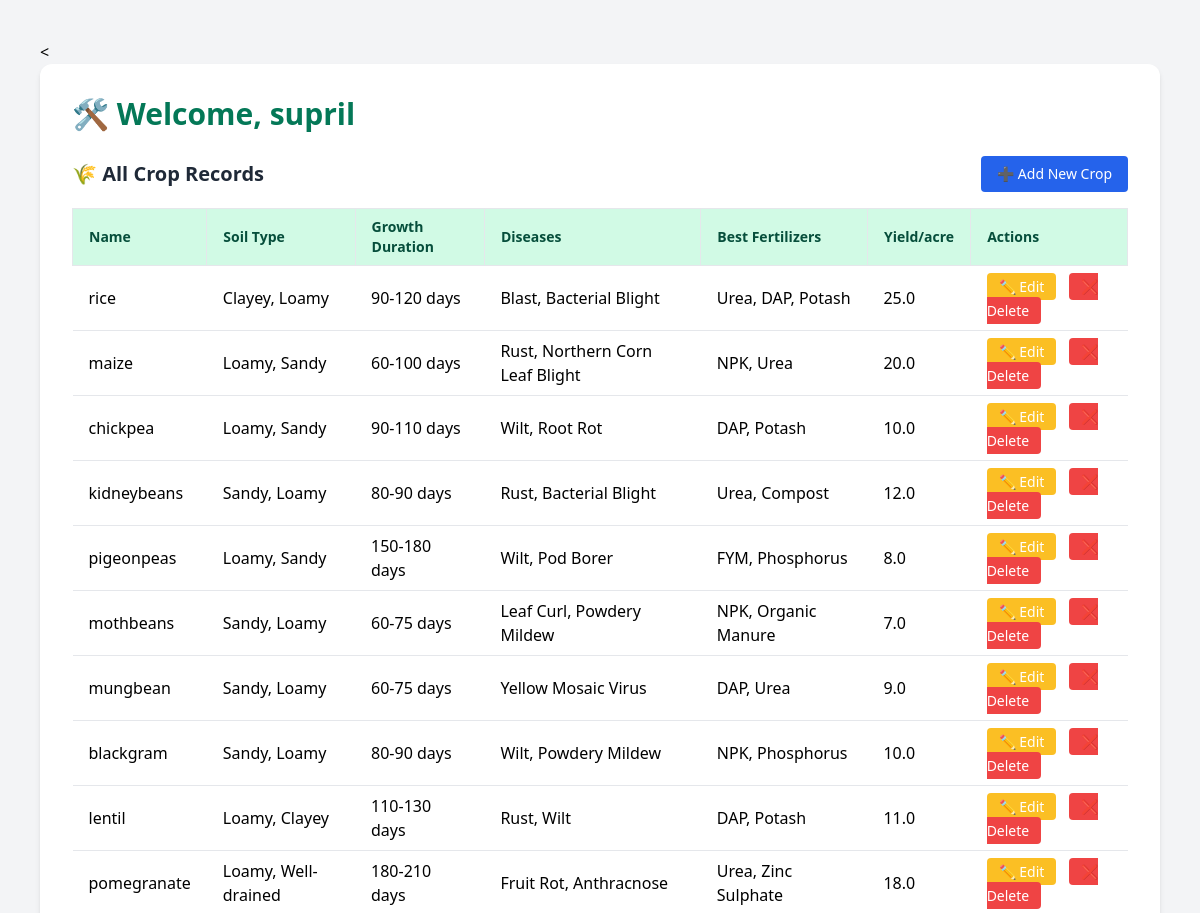
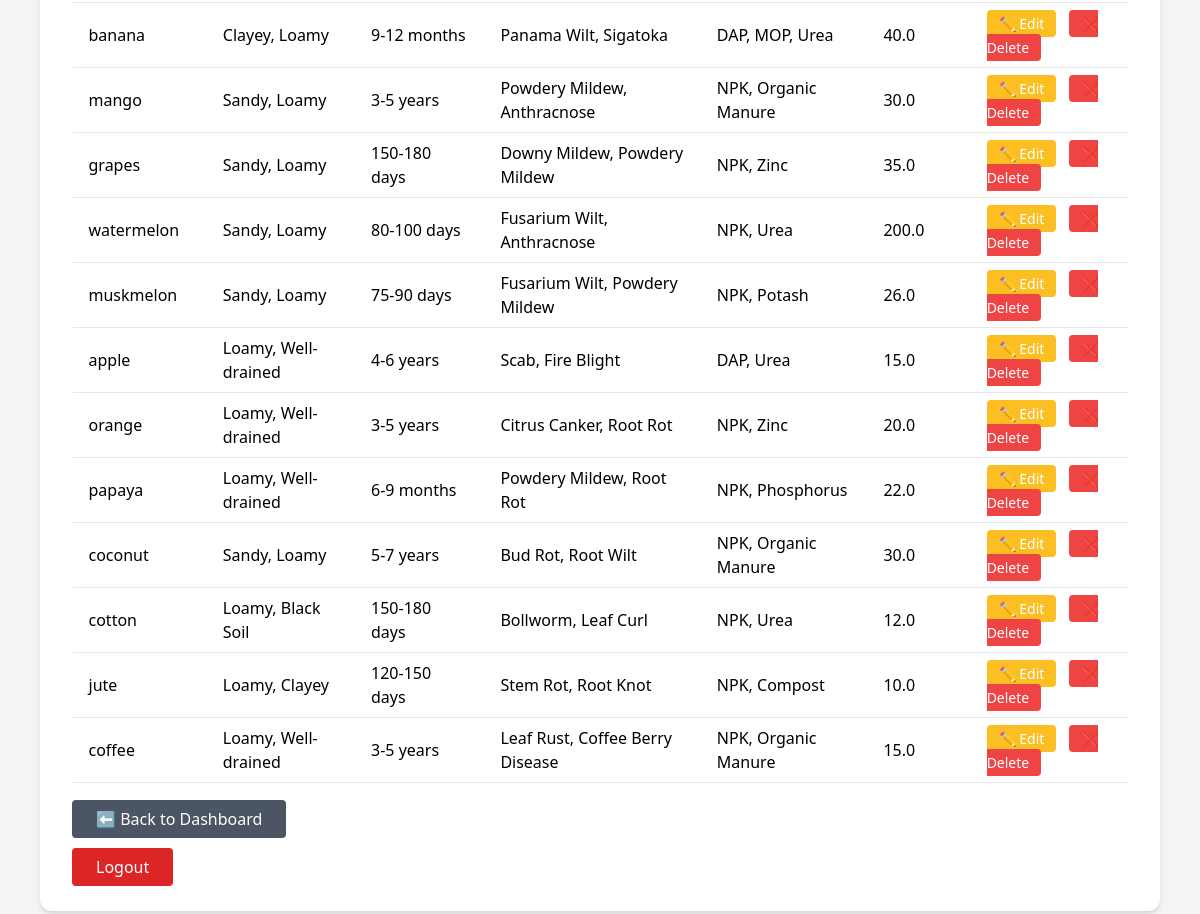
Page /admin (signed in) on the committed database (2 pictures, top to bottom).
### tables this page shows
CREATE TABLE crops (
    name TEXT PRIMARY KEY,
    soil_type TEXT,
    growth_duration TEXT,
    diseases TEXT,
    best_fertilizers TEXT
, yield_per_acre REAL);

### app.py (the view)
@app.route('/admin')
def admin_dashboard():
    if 'admin' not in session:
        return redirect('/admin-login')
    conn = sqlite3.connect("crop_info.db")
    cursor = conn.cursor()
    cursor.execute("SELECT * FROM crops")
    crops = cursor.fetchall()
    conn.close()
    return render_template('admin_dashboard.html', admin=session['admin'], crops=crops)

### templates/admin_dashboard.html (shortened to what this page needs)
<!DOCTYPE html>
<html lang="en">
<head>
    <link href="https://cdn.jsdelivr.net/npm/tailwindcss@2.2.19/dist/tailwind.min.css" rel="stylesheet">
</head>
<body class="bg-gray-100 min-h-screen p-10">
    <<div class="max-w-6xl mx-auto bg-white p-8 rounded-xl shadow-md">
    <h2 class="text-3xl font-bold text-green-700 mb-6">🛠️ Welcome, {{ admin }}</h2>
    <div class="overflow-x-auto">
    <div class="flex justify-between items-center mb-4">
    <h3 class="text-xl font-semibold text-gray-800">🌾 All Crop Records</h3>
    <a href="/add-crop" class="bg-blue-600 text-white px-4 py-2 rounded hover:bg-blue-700 text-sm">
        ➕ Add New Crop
    </a>
</div>
        <table class="w-full border-collapse table-auto">
            <thead>
    <tr class="bg-green-100 text-left text-sm font-semibold text-green-900">
        <th class="px-4 py-2 border">Name</th>
        <th class="px-4 py-2 border">Soil Type</th>
        <th class="px-4 py-2 border">Growth Duration</th>
        <th class="px-4 py-2 border">Diseases</th>
        <th class="px-4 py-2 border">Best Fertilizers</th>
        <th class="px-4 py-2 border">Yield/acre</th>
        <th class="px-4 py-2 border">Actions</th>
    </tr>
</thead>
<tbody>
    {% for crop in crops %}
    <tr class="border-b hover:bg-gray-50">
        <td class="px-4 py-2">{{ crop[0] }}</td>
        <td class="px-4 py-2">{{ crop[1] }}</td>
        <td class="px-4 py-2">{{ crop[2] }}</td>
        <td class="px-4 py-2">{{ crop[3] }}</td>
        <td class="px-4 py-2">{{ crop[4] }}</td>
        <td class="px-4 py-2">{{ crop[5] }}</td>
        <td class="px-4 py-2 space-x-2">
            <a href="/edit-crop/{{ crop[0] }}" class="bg-yellow-400 hover:bg-yellow-500 text-white px-3 py-1 rounded text-sm">✏️ Edit</a>
            <a href="/delete-crop/{{ crop[0] }}" class="bg-red-500 hover:bg-red-600 text-white px-3 py-1 rounded text-sm" onclick="return confirm('Are you sure you want to delete this crop?')">❌ Delete</a>
        </td>
    </tr>
    {% endfor %}
</tbody>
        </table>
    </div>
    <div class="mt-6">
      <a href="/admin-dashboard" class="bg-gray-600 text-white px-6 py-2 rounded hover:bg-gray-700">⬅ Back to Dashboard</a>
    </div>
    <div class="mt-6">
        <a href="/logout" class="bg-red-600 text-white px-6 py-2 rounded hover:bg-red-700">Logout</a>
    </div>
</div>
</body>
</html>

### rows in the picture
crops: name "rice", soil_type "Clayey, Loamy", growth_duration "90-120 days", diseases "Blast, Bacterial Blight", best_fertilizers "Urea, DAP, Potash", yield_per_acre "25.0"
crops: name "maize", soil_type "Loamy, Sandy", growth_duration "60-100 days", diseases "Rust, Northern Corn Leaf Blight", best_fertilizers "NPK, Urea", yield_per_acre "20.0"
crops: name "chickpea", soil_type "Loamy, Sandy", growth_duration "90-110 days", diseases "Wilt, Root Rot", best_fertilizers "DAP, Potash", yield_per_acre "10.0"
crops: name "kidneybeans", soil_type "Sandy, Loamy", growth_duration "80-90 days", diseases "Rust, Bacterial Blight", best_fertilizers "Urea, Compost", yield_per_acre "12.0"
crops: name "pigeonpeas", soil_type "Loamy, Sandy", growth_duration "150-180 days", diseases "Wilt, Pod Borer", best_fertilizers "FYM, Phosphorus", yield_per_acre "8.0"
crops: name "mothbeans", soil_type "Sandy, Loamy", growth_duration "60-75 days", diseases "Leaf Curl, Powdery Mildew", best_fertilizers "NPK, Organic Manure", yield_per_acre "7.0"
crops: name "mungbean", soil_type "Sandy, Loamy", growth_duration "60-75 days", diseases "Yellow Mosaic Virus", best_fertilizers "DAP, Urea", yield_per_acre "9.0"
crops: name "blackgram", soil_type "Sandy, Loamy", growth_duration "80-90 days", diseases "Wilt, Powdery Mildew", best_fertilizers "NPK, Phosphorus", yield_per_acre "10.0"
crops: name "lentil", soil_type "Loamy, Clayey", growth_duration "110-130 days", diseases "Rust, Wilt", best_fertilizers "DAP, Potash", yield_per_acre "11.0"
crops: name "pomegranate", soil_type "Loamy, Well-drained", growth_duration "180-210 days", diseases "Fruit Rot, Anthracnose", best_fertilizers "Urea, Zinc Sulphate", yield_per_acre "18.0"
crops: name "banana", soil_type "Clayey, Loamy", growth_duration "9-12 months", diseases "Panama Wilt, Sigatoka", best_fertilizers "DAP, MOP, Urea", yield_per_acre "40.0"
crops: name "mango", soil_type "Sandy, Loamy", growth_duration "3-5 years", diseases "Powdery Mildew, Anthracnose", best_fertilizers "NPK, Organic Manure", yield_per_acre "30.0"
crops: name "grapes", soil_type "Sandy, Loamy", growth_duration "150-180 days", diseases "Downy Mildew, Powdery Mildew", best_fertilizers "NPK, Zinc", yield_per_acre "35.0"
crops: name "watermelon", soil_type "Sandy, Loamy", growth_duration "80-100 days", diseases "Fusarium Wilt, Anthracnose", best_fertilizers "NPK, Urea", yield_per_acre "200.0"
crops: name "muskmelon", soil_type "Sandy, Loamy", growth_duration "75-90 days", diseases "Fusarium Wilt, Powdery Mildew", best_fertilizers "NPK, Potash", yield_per_acre "26.0"
crops: name "apple", soil_type "Loamy, Well-drained", growth_duration "4-6 years", diseases "Scab, Fire Blight", best_fertilizers "DAP, Urea", yield_per_acre "15.0"
crops: name "orange", soil_type "Loamy, Well-drained", growth_duration "3-5 years", diseases "Citrus Canker, Root Rot", best_fertilizers "NPK, Zinc", yield_per_acre "20.0"
crops: name "papaya", soil_type "Loamy, Well-drained", growth_duration "6-9 months", diseases "Powdery Mildew, Root Rot", best_fertilizers "NPK, Phosphorus", yield_per_acre "22.0"
crops: name "coconut", soil_type "Sandy, Loamy", growth_duration "5-7 years", diseases "Bud Rot, Root Wilt", best_fertilizers "NPK, Organic Manure", yield_per_acre "30.0"
crops: name "cotton", soil_type "Loamy, Black Soil", growth_duration "150-180 days", diseases "Bollworm, Leaf Curl", best_fertilizers "NPK, Urea", yield_per_acre "12.0"
crops: name "jute", soil_type "Loamy, Clayey", growth_duration "120-150 days", diseases "Stem Rot, Root Knot", best_fertilizers "NPK, Compost", yield_per_acre "10.0"
crops: name "coffee", soil_type "Loamy, Well-drained", growth_duration "3-5 years", diseases "Leaf Rust, Coffee Berry Disease", best_fertilizers "NPK, Organic Manure", yield_per_acre "15.0"

### other values in the picture
{{ admin }} "supril"
